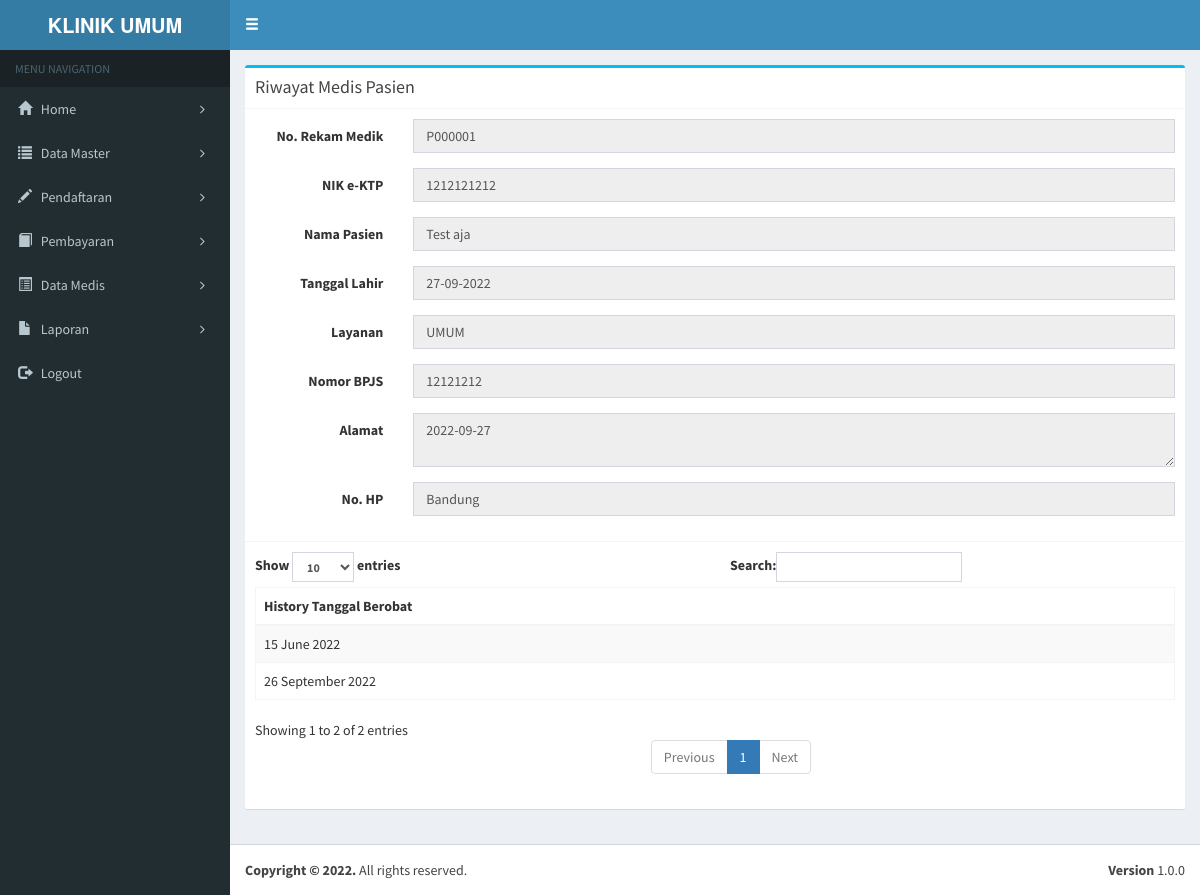
/index.php?page=history&id=8 (signed in), run on the app's committed database.
### tables this page shows
CREATE TABLE `pasien` (
  `id_pasien` int(4) NOT NULL,
  `no_rm` varchar(21) NOT NULL,
  `no_kk` varchar(20) DEFAULT NULL,
  `nik` varchar(20) DEFAULT NULL,
  `nama` varchar(55) DEFAULT NULL,
  `tgl_lhr` date DEFAULT NULL,
  `jk` varchar(20) DEFAULT NULL,
  `alamat` text DEFAULT NULL,
  `layanan` varchar(10) DEFAULT NULL,
  `no_hp` varchar(15) DEFAULT NULL,
  `ket` varchar(55) DEFAULT NULL,
  `tdt` varchar(20) DEFAULT NULL,
  `pj` varchar(20) DEFAULT NULL,
  `dm` varchar(20) DEFAULT NULL,
  `hm` varchar(20) DEFAULT NULL,
  `ht` varchar(20) DEFAULT NULL,
  `pl` varchar(20) DEFAULT NULL,
  `ato` varchar(20) DEFAULT NULL,
  `atm` varchar(20) DEFAULT NULL
);

CREATE TABLE `daftar` (
  `iddaftar` int(5) NOT NULL,
  `no_rm` varchar(21) DEFAULT NULL,
  `tgl_daftar` date DEFAULT NULL,
  `dokterid` int(5) DEFAULT NULL,
  `total` int(20) DEFAULT NULL,
  `bayar` int(20) DEFAULT NULL,
  `kembalian` int(20) DEFAULT NULL
);

### history.php (the view, shortened to what this page needs)
<?php
if(isset($_GET['id']))
{
	$data=mysqli_fetch_row(mysqli_query($con,"select * from pasien where id_pasien='".$_GET['id']."'"));
$tgl=explode("-",$data[5]);
}
?>
<div class="row">
	<div class="col-md-12">
		<div class="box box-info">
			<div class="box-header with-border">
				<h3 class="box-title">Riwayat Medis Pasien</h3>
			</div>
			<form class="form-horizontal" method="post">
				<div class="box-body">
					<div class="form-group">
						<label for="dua" class="col-sm-2 control-label">No. Rekam Medik</label>
						<div class="col-sm-10">
							<input type="text" required value="<?php echo isset($data[1])?$data[1]:''; ?>" name="norm" class="form-control" id="dua" placeholder="Nomor Rekam Medik" disabled>
						</div>
					</div>
					<div class="form-group">
						<label for="dua" class="col-sm-2 control-label">NIK e-KTP</label>
						<div class="col-sm-10">
							<input type="text" required value="<?php echo isset($data[3])?$data[3]:''; ?>" name="nik" class="form-control" id="dua" placeholder="nama pasien" disabled>
						</div>
					</div>
					<div class="form-group">
						<label for="dua" class="col-sm-2 control-label">Nama Pasien</label>
						<div class="col-sm-10">
							<input type="text" required value="<?php echo isset($data[4])?$data[4]:''; ?>" name="nama" class="form-control" id="dua" placeholder="nama pasien" disabled>
						</div>
					</div>
					<div class="form-group">
						<label for="dua" class="col-sm-2 control-label">Tanggal Lahir</label>
						<div class="col-sm-10">
							<input type="text" required value="<?php echo isset($_GET['id'])?"$tgl[2]-$tgl[1]-$tgl[0]":""; ?>" name="nama" class="form-control" id="dua" placeholder="nama pasien" disabled>
						</div>
					</div>
					<div class="form-group">
						<label for="dua" class="col-sm-2 control-label">Layanan</label>
						<div class="col-sm-10">
							<input type="text" required value="<?php echo isset($data[8])?$data[8]:''; ?>" name="ly" class="form-control" id="dua" placeholder="nama pasien" disabled>
						</div>
					</div>
					<div class="form-group">
						<label for="dua" class="col-sm-2 control-label">Nomor BPJS</label>
						<div class="col-sm-10">
							<input type="text" required value="<?php echo isset($data[9])?$data[9]:''; ?>" name="nobpjs" class="form-control" id="dua" placeholder="nomor bpjs" disabled>
						</div>
					</div>
					<div class="form-group">
						<label for="tiga" class="col-sm-2 control-label">Alamat</label>
						<div class="col-sm-10">
							<textarea name="alamat" rows="2" cols="10" class="form-control" disabled><?php echo isset($data[7])?$data[5]:''; ?></textarea>
						</div>
					</div>
					<div class="form-group">
						<label for="dua" class="col-sm-2 control-label">No. HP</label>
						<div class="col-sm-10">
							<input type="text" required value="<?php echo isset($data[7])?$data[7]:''; ?>" name="no_hp" class="form-control" id="dua" placeholder="nomor hp" disabled>
						</div>
					</div>
				</div>
				<div class="box-footer">
				<table id="example1" class="table table-bordered table-striped">
					<thead>
						<tr>
							<th>History Tanggal Berobat</th>
						</tr>
					</thead>
					<tbody>
					<?php
					$norm=$data[1];
					$dataq=mysqli_query($con,"select * from daftar where no_rm='$norm'");
							while($has=mysqli_fetch_row($dataq))
							{
								echo "
								<tr>
									<td>".date('d F Y', strtotime($has[2]))."</td>
								</tr>
								";
							}
					   ?>
					</tbody>
				</table>
				</div>
			</form>
		</div>
	</div>
</div>

### data on the page
pasien: norm "P000001", nik "1212121212", nama "Test aja", nama "27-09-2022", ly "UMUM", nobpjs "12121212", alamat "2022-09-27", no_hp "Bandung"
daftar: tgl_daftar "15 June 2022"
daftar: tgl_daftar "26 September 2022"
